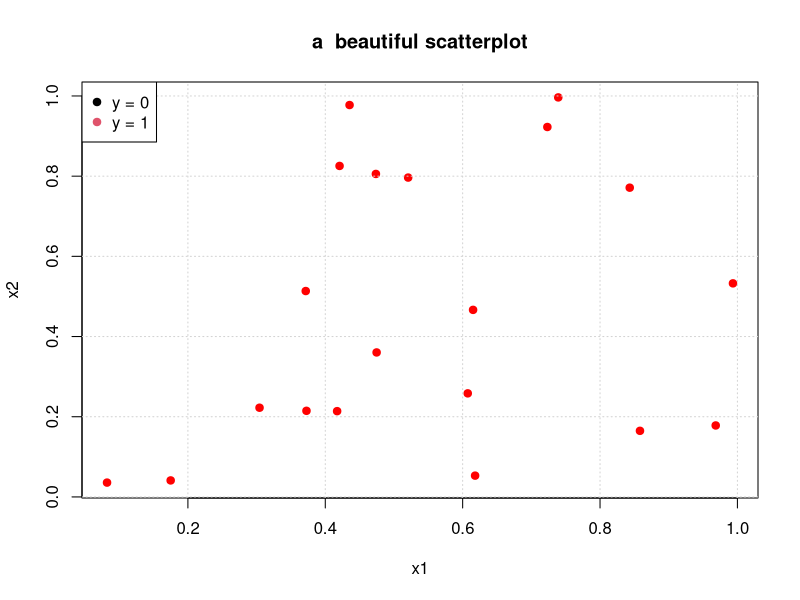

Source code (R):
set.seed(22)

x1 = runif(20)
x2 = runif(20)
y = sample(c(0,1), 20, prob = rep(0.5,2), replace = T)
y = factor(y)

plot(x1, x2, col = "red", pch = 19, main = "a  beautiful scatterplot", xlab = "x1", ylab = "x2")
grid()
legend("topleft", paste( "y =", levels(y)), col = seq(nlevels(y)), pch = 19, bg = "white")
